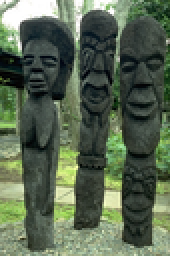
%> input picture utils/1.png, 85 x 128 px, shrunk from 321 x 481 before the run (shown 2 times larger)
$ octave Test_Realistic_Noise_Model.m   (GNU Octave 9; MATLAB toolbox functions it lacks are replaced by stand-ins)
%> lines starting %> are read from the running program, lines starting %| are printed output that depends on the picture
### utils/AddNoiseMosai.m
%//////////////////////////////////////////////////////////////////////////
%                             AddNoiseMosai
%function: add realistic noise
% If this Code is helpful to you, please Cite: https://arxiv.org/abs/1807.04686
%%% realistic noise model:
%%% I = M^{-1}(M(f(L + n_s + n_c) + n_q))
% n_s: shot noise, depend on L, E[n_s]= 0, var[n_s] = L*sigma_s
%      in [1], n_s is a Possion Shot
%      in [2], n_s is GMM, sigma_s: 0~0.16
%      we choose [2] here
% n_c: other type of noise, i.e. read noise, dark current
%      in [2], E[n_c] = 0, var[n_c] = sigma_c, sigma_c: 0.01~0.06
% n_q: ignore in [2]
%//////////////////////////////////////////////////////////////////////////
%inpus:
%-------x: image data, double or single datatype, [0,1]
%-------I, B: CRF parameters provided by [3]
%-------Iinv, Binv: inverse CRF parameters, created by "inverseCRF" for
%                   faster computation
%**(optional): if not defined by user,the following parameters are set
%              ramdomly
%-------sigma_s: signal-dependent noise level, [0, 0.16]
%-------sigma_c: sigma_independent noise level, [0, 0.06]
%-------crf_index: CRF index, [1, 201]
%-------pattern: 1: 'gbrg', 2: 'grbg', 3: 'bggr', 4: 'rggb', 5: no mosaic
%
%output:
%-------y: noisy image
%//////////////////////////////////////////////////////////////////////////
% reference:
% [1] G.E. Healey and R. Kondepudy, Radiometric CCD Camera Calibration and Noise Estimation,
%     IEEE Trans. Pattern Analysis and Machine Intelligence
% [2] Liu, Ce et al. Automatic Estimation and Removal of Noise from a Single Image.
%     IEEE Transactions on Pattern Analysis and Machine Intelligence 30 (2008): 299-314.
% [3] Grossberg, M.D., Nayar, S.K.: Modeling the space of camera response functions.
%     IEEE Transactions on Pattern Analysis and Machine Intelligence 26 (2004)
%

function [y] = AddNoiseMosai(x,I,B,Iinv,Binv,sigma_s,sigma_c,crf_index, pattern)
% default value
channel = size(x,3);
rng('default')
if nargin < 6
    rng('shuffle');
    sigma_s = 0.16*rand(1,channel,'single'); % original 0.16
    rng('shuffle');
    sigma_c = 0.06*rand(1,channel,'single'); % original 0.06
    rng('shuffle');
    rand_index = randperm(201);
    crf_index = rand_index(1);
    rng('shuffle');
    pattern = randperm(5);
end
temp_x = x;
%%% x -> L
temp_x = ICRF_Map(temp_x,Iinv(crf_index,:),Binv(crf_index,:));

noise_s_map = bsxfun(@times,permute(sigma_s,[3 1 2]),temp_x);
noise_s = randn(size(temp_x),'single').* noise_s_map;
temp_x = temp_x + noise_s;

noise_c_map = repmat(permute(sigma_c,[3 1 2]),[size(x,1),size(x,2),size(x,3)]);
noise_c = noise_c_map .* randn(size(temp_x),'single');
temp_x = temp_x + noise_c;
%%% add Mosai
if pattern(1) == 1
    [B_b, ~, ~] = mosaic_bayer(temp_x, 'gbrg', 0);
elseif pattern(1) == 2
    [B_b, ~, ~] = mosaic_bayer(temp_x, 'grbg', 0);
elseif pattern(1) == 3
    [B_b, ~, ~] = mosaic_bayer(temp_x, 'bggr', 0);
elseif pattern(1) == 4
    [B_b, ~, ~] = mosaic_bayer(temp_x, 'rggb', 0);
else
    B_b = temp_x;
end
temp_x = single(B_b);
%%% DeMosai
if pattern(1) == 1
    Ba = uint16(temp_x*(2^16));
    lin_rgb = double(demosaic(Ba,'gbrg'))/2^16;
elseif pattern(1) == 2
    Ba = uint16(temp_x*(2^16));
    lin_rgb = double(demosaic(Ba,'grbg'))/2^16;
elseif pattern(1) == 3
    Ba = uint16(temp_x*(2^16));
    lin_rgb = double(demosaic(Ba,'bggr'))/2^16;
elseif pattern(1) == 4
    Ba = uint16(temp_x*(2^16));
    lin_rgb = double(demosaic(Ba,'rggb'))/2^16;
else
    lin_rgb = temp_x;
end
temp_x    = single(lin_rgb);
%%% L -> x
temp_x = CRF_Map(temp_x,I(crf_index,:),B(crf_index,:));
y = temp_x;
end

### utils/ICRF_Map.m
%//////////////////////////////////////////////////////////////////////////
%                             ICRF_Map
%function: transfer irradiance L to image x according to CRF function
%If this code is helpful to you, please Cite: https://arxiv.org/abs/1807.04686
%//////////////////////////////////////////////////////////////////////////
%inputs:
%--------Img: input irradiance L, single or double image tyoe, [0,1]
%--------I,B: inverse CRF response lookup table
%outputs:
%--------Img: image x
%//////////////////////////////////////////////////////////////////////////
function [Img] = ICRF_Map(Img,I,B)
   [w,h,c] = size(Img);
   bin = size(I,2);
   Size = w*h*c;
   tiny_bin = 9.7656e-04;
   min_tiny_bin = 0.0039;
   for i = 1:Size
       temp = Img(i);
       start_bin = 1;
       if temp > min_tiny_bin
           start_bin = floor(temp/tiny_bin - 1);
       end
       for b = start_bin: bin
           tempB = B(1,b);
           if tempB >= temp
               index = b;
               if index > 1
                   comp1 = tempB - temp;
                   comp2 = temp - B(1,index-1);
                   if comp2 < comp1
                       index = index-1;
                   end
               end
               Img(i) = I(1,index);
               break;
           end
       end
   end
end

### utils/mosaic_bayer.m
%%%%%%%%%%%%%%%%%%%%%%%%%%%%%%%%%%%%%%%%%%%%%%%%%%%%%%%%%%%%%%%%%%%%%%%%%%%
%  @inproceedings{zhang2017learning,
%    title={Learning Deep CNN Denoiser Prior for Image Restoration},
%    author={Zhang, Kai and Zuo, Wangmeng and Gu, Shuhang and Zhang, Lei},
%    booktitle={IEEE Conference on Computer Vision and Pattern Recognition},
%    pages={3929--3938},
%    year={2017},
%  }
%   mosaic funtion
%
%    Input
%     - rgb        :  full RGB image
%     - pattern    : mosaic pattern
%     - noiselevel : noise level of Gaussian noise

%           pattern = 'grbg' % default
%            G R ..
%            B G ..
%            : :
%           pattern = 'rggb'
%            R G ..
%            G B ..
%            : :
%           pattern = 'gbrg'
%            G B ..
%            R G ..
%            : :
%           pattern = 'bggr'
%            B G ..
%            G R ..
%            : :
%
%    Output
%     - mosaic :  mosaiced image
%     - mask   :  binaly mask (3D data : height*width*RGB)
%     - B      :  (2D data : height*width)
%%%%%%%%%%%%%%%%%%%%%%%%%%%%%%%%%%%%%%%%%%%%%%%%%%%%%%%%%%%%%%%%%%%%%%%%%%%
function [B, mosaic, mask] = mosaic_bayer(rgb, pattern, noiselevel)

num = zeros(size(pattern));
p = find((pattern == 'r') + (pattern == 'R'));
num(p) = 1;
p = find((pattern == 'g') + (pattern == 'G'));
num(p) = 2;
p = find((pattern == 'b') + (pattern == 'B'));
num(p) = 3;

mosaic = zeros(size(rgb, 1), size(rgb, 2), 3);
mask   = zeros(size(rgb, 1), size(rgb, 2), 3);
B      = zeros(size(rgb, 1), size(rgb, 2));


rows1 = 1:2:size(rgb, 1);
rows2 = 2:2:size(rgb, 1);
cols1 = 1:2:size(rgb, 2);
cols2 = 2:2:size(rgb, 2);

B(rows1, cols1) = rgb(rows1, cols1, num(1));
B(rows1, cols2) = rgb(rows1, cols2, num(2));
B(rows2, cols1) = rgb(rows2, cols1, num(3));
B(rows2, cols2) = rgb(rows2, cols2, num(4));

randn('seed',0);
B = B + noiselevel/255*randn(size(B));

mask(rows1, cols1, num(1)) = 1;
mask(rows1, cols2, num(2)) = 1;
mask(rows2, cols1, num(3)) = 1;
mask(rows2, cols2, num(4)) = 1;


mosaic(rows1, cols1, num(1)) = B(rows1, cols1);
mosaic(rows1, cols2, num(2)) = B(rows1, cols2);
mosaic(rows2, cols1, num(3)) = B(rows2, cols1);
mosaic(rows2, cols2, num(4)) = B(rows2, cols2);
end

### utils/CRF_Map.m
%//////////////////////////////////////////////////////////////////////////
%                             CRF_Map
%function: transfer image x to irradiance L according to CRF function
%If this code is helpful to you, please Cite: https://arxiv.org/abs/1807.04686
%//////////////////////////////////////////////////////////////////////////
%inputs:
%--------Img: input image, single or double image tyoe, [0,1]
%--------I,B: CRF response lookup table
%outputs:
%--------Img: irradiance L
%//////////////////////////////////////////////////////////////////////////
function [Img] = CRF_Map(Img,I,B)
   [w,h,c] = size(Img);
   bin = size(I,2);
   tiny_bin = 9.7656e-04;
   min_tiny_bin = 0.0039;
   Size = w*h*c;
   for i = 1:Size
      temp = Img(i);
      if (temp < 0)
          temp = 0;
          Img(i) = 0;
      end
      if (temp > 1)
          temp = 1;
          Img(i) = 1;
      end
      start_bin = 1;
      if temp > min_tiny_bin
          start_bin = floor(temp/tiny_bin - 1);
      end
      for b = start_bin: bin
          tempB = I(1,b);
          if tempB >= temp
              index = b;
              if index > 1
                  comp1 = tempB - temp;
                  comp2 = temp - I(1,index-1);
                  if comp2 < comp1
                      index = index-1;
                  end
              end
              Img(i) = B(1,index);
              break;
          end
      end
   end
end

### Test_Realistic_Noise_Model.m
%%% Test Code for realistic noise model from
%%% https://arxiv.org/abs/1807.04686
addpath('./utils');

%% load CRF parameters
load('201_CRF_data.mat');
load('dorfCurvesInv.mat');
I_gl = I;
B_gl = B;
I_inv_gl = invI;
B_inv_gl = invB;

%% load images
Img = im2single(imread('1.png'));

%% Realistic Noise Model:
%%% y = M^{-1}(M(f(L + n(x)))), L = f^{-1}(x)
%%% x and y are the original clean image and the noisy image we created.
%%% n(x) = n_s(x) + n_c,
%%% Var(n_s(x)) = \sigma_s * x, Var(n_c) = \sigma_c

%%% model1: randomlu choose \sigma_s, \sigma_c, CRF and mosaic pattern
% noise = AddNoiseMosai(Img,I_gl,B_gl,I_inv_gl,B_inv_gl);

%%% model2: setting \sigma_s, \sigma_c, CRF and mosaic pattern
sigma_s = 0.08; % recommend 0~0.16
sigma_c = 0.03; % recommend 0~0.06
CRF_index = 5;  % 1~201
pattern = 1;    % 1: 'gbrg', 2: 'grbg', 3: 'bggr', 4: 'rggb', 5: no mosaic

noise = AddNoiseMosai(Img,I_gl,B_gl,I_inv_gl,B_inv_gl, sigma_s, ...
    sigma_c, CRF_index, pattern);
%> the loop in ICRF_Map, `for i = 1:Size` made 32640 passes
%> (temp, start_bin) on passes 1 to 12: (0.988, 1010), (1, 1023), (0.871, 890), (0.733, 749), (0.671, 685), (0.533, 545), (0.514, 525), (0.486, 496), (0.596, 609), (0.718, 733), (0.725, 741), (0.643, 657)
%> temp on passes 38, 42: 0, 0
%> after the loop in ICRF_Map, `for i = 1:Size`:
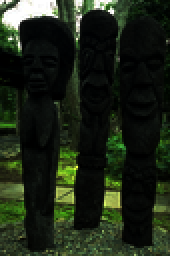
%> Img: size 128x85x3 single (shown 2 times larger); mean R, G, B 0.114, 0.148, 0.0899
%> after the loop in ICRF_Map, `for i = 1:Size`: comp1 = 0.000656; comp2 = 0.000322; index = 454
%> in AddNoiseMosai, `noise_s = randn(size(temp_x),'single').* noise_s_map;`:
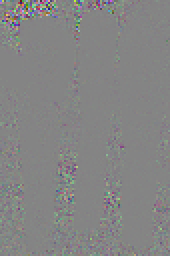
%> noise_s: size 128x85x3 single (shown 2 times larger); mean R, G, B 3.03e-05, 1.82e-06, -0.000251; drawn with min black and max white
%> in AddNoiseMosai, `temp_x = temp_x + noise_c;`:
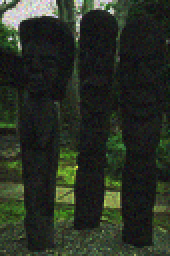
%> temp_x: size 128x85x3 single (shown 2 times larger); mean R, G, B 0.114, 0.149, 0.0891; drawn with min black and max white
%> in mosaic_bayer, `mask(rows2, cols2, num(4)) = 1;`:
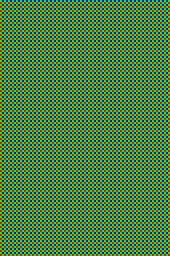
%> mask: size 128x85x3 double (shown 2 times larger); mean R, G, B 0.253, 0.5, 0.247
%> in AddNoiseMosai, `lin_rgb = double(demosaic(Ba,'gbrg'))/2^16;`:
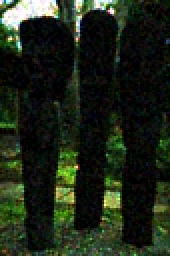
%> lin_rgb: size 128x85x3 double (shown 2 times larger); mean R, G, B 0.116, 0.15, 0.0927
%> the loop in CRF_Map, `for i = 1:Size` made 32640 passes
%> start_bin on passes 1 to 12: 1022, 1022, 737, 378, 261, 148, 42, 132, 62, 443, 242, 232
%> after the loop in CRF_Map, `for i = 1:Size`:
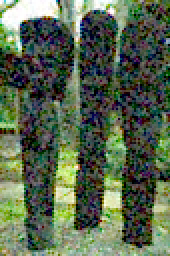
%> Img: size 128x85x3 single (shown 2 times larger); mean R, G, B 0.345, 0.401, 0.308
%> after the loop in CRF_Map, `for i = 1:Size`: comp1 = 0.000428; comp2 = 0.000549; index = 34
%% JPEG compression
%%% If JPEG compression is not considered, just commented out the following
%%% Code or just set "quality" equal to 100
qality = 70; % image quality, recommend 60~100
path_temp = fullfile('./', 'jpeg.jpg');
imwrite(double(noise), path_temp, 'jpg','Quality', qality);
noise = im2double(imread(path_temp));

%% display image
imshow(cat(2, Img, noise), 'InitialMagnification', 'fit');
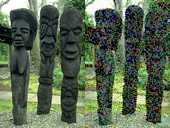
%> displayed picture: size 128x170x3, on the screen's scale of 0 to 255; mean R, G, B 88, 102.5, 79.9
